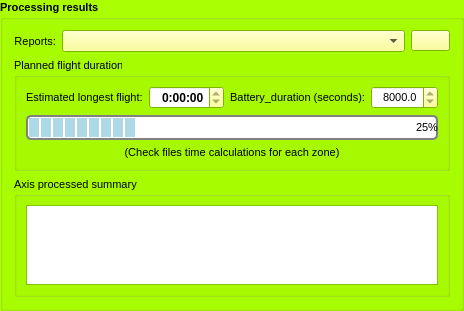
    <widget class="QgsCollapsibleGroupBox" name="mGroupBox_processingResults">
     <property name="palette">
      <palette>
       <active>
        <colorrole role="Button">
         <brush brushstyle="SolidPattern">
          <color alpha="255">
           <red>255</red>
           <green>255</green>
           <blue>127</blue>
          </color>
         </brush>
        </colorrole>
        <colorrole role="Midlight">
         <brush brushstyle="SolidPattern">
          <color alpha="255">
           <red>255</red>
           <green>255</green>
           <blue>0</blue>
          </color>
         </brush>
        </colorrole>
        <colorrole role="Base">
         <brush brushstyle="SolidPattern">
          <color alpha="255">
           <red>255</red>
           <green>255</green>
           <blue>255</blue>
          </color>
         </brush>
        </colorrole>
        <colorrole role="Window">
         <brush brushstyle="SolidPattern">
          <color alpha="255">
           <red>170</red>
           <green>255</green>
           <blue>0</blue>
          </color>
         </brush>
        </colorrole>
       </active>
       <inactive>
        <colorrole role="Button">
         <brush brushstyle="SolidPattern">
          <color alpha="255">
           <red>255</red>
           <green>255</green>
           <blue>127</blue>
          </color>
         </brush>
        </colorrole>
        <colorrole role="Midlight">
         <brush brushstyle="SolidPattern">
          <color alpha="255">
           <red>255</red>
           <green>255</green>
           <blue>0</blue>
          </color>
         </brush>
        </colorrole>
        <colorrole role="Base">
         <brush brushstyle="SolidPattern">
          <color alpha="255">
           <red>255</red>
           <green>255</green>
           <blue>255</blue>
          </color>
         </brush>
        </colorrole>
        <colorrole role="Window">
         <brush brushstyle="SolidPattern">
          <color alpha="255">
           <red>170</red>
           <green>255</green>
           <blue>0</blue>
          </color>
         </brush>
        </colorrole>
       </inactive>
       <disabled>
        <colorrole role="Button">
         <brush brushstyle="SolidPattern">
          <color alpha="255">
           <red>255</red>
           <green>255</green>
           <blue>127</blue>
          </color>
         </brush>
        </colorrole>
        <colorrole role="Midlight">
         <brush brushstyle="SolidPattern">
          <color alpha="255">
           <red>255</red>
           <green>255</green>
           <blue>0</blue>
          </color>
         </brush>
        </colorrole>
        <colorrole role="Base">
         <brush brushstyle="SolidPattern">
          <color alpha="255">
           <red>170</red>
           <green>255</green>
           <blue>0</blue>
          </color>
         </brush>
        </colorrole>
        <colorrole role="Window">
         <brush brushstyle="SolidPattern">
          <color alpha="255">
           <red>170</red>
           <green>255</green>
           <blue>0</blue>
          </color>
         </brush>
        </colorrole>
       </disabled>
      </palette>
     </property>
     <property name="font">
      <font>
       <pointsize>8</pointsize>
       <weight>75</weight>
       <bold>true</bold>
      </font>
     </property>
     <property name="title">
      <string>Processing results</string>
     </property>
     <property name="collapsed">
      <bool>false</bool>
     </property>
     <property name="saveCollapsedState">
      <bool>true</bool>
     </property>
     <layout class="QGridLayout" name="gridLayout_85">
      <item row="0" column="0">
       <layout class="QHBoxLayout" name="horizontalLayout_10" stretch="1,15,1">
        <item>
         <widget class="QLabel" name="label_10">
          <property name="font">
           <font>
            <pointsize>8</pointsize>
            <weight>50</weight>
            <bold>false</bold>
           </font>
          </property>
          <property name="text">
           <string>Reports:</string>
          </property>
          <property name="alignment">
           <set>Qt::AlignRight|Qt::AlignTrailing|Qt::AlignVCenter</set>
          </property>
         </widget>
        </item>
        <item>
         <widget class="QComboBox" name="comboBox_fileResults">
          <property name="font">
           <font>
            <pointsize>8</pointsize>
            <weight>50</weight>
            <bold>false</bold>
           </font>
          </property>
         </widget>
        </item>
        <item>
         <widget class="QPushButton" name="pushButton_processReport">
          <property name="text">
           <string/>
          </property>
          <property name="icon">
           <iconset resource="resources.qrc">
            <normaloff>:/plugins/pflip_uav_pafyc/icons/processing.png</normaloff>:/plugins/pflip_uav_pafyc/icons/processing.png</iconset>
          </property>
          <property name="iconSize">
           <size>
            <width>24</width>
            <height>24</height>
           </size>
          </property>
         </widget>
        </item>
       </layout>
      </item>
      <item row="1" column="0">
       <widget class="QGroupBox" name="groupBox_DuracionDelVuelo">
        <property name="enabled">
         <bool>true</bool>
        </property>
        <property name="font">
         <font>
          <pointsize>8</pointsize>
          <weight>50</weight>
          <bold>false</bold>
         </font>
        </property>
        <property name="title">
         <string>Planned flight duration</string>
        </property>
        <layout class="QGridLayout" name="gridLayout_23">
         <item row="0" column="0">
          <layout class="QHBoxLayout" name="horizontalLayout_15">
           <item>
            <layout class="QHBoxLayout" name="horizontalLayout_5">
             <item>
              <widget class="QLabel" name="label_43">
               <property name="font">
                <font>
                 <pointsize>8</pointsize>
                 <weight>50</weight>
                 <bold>false</bold>
                </font>
               </property>
               <property name="text">
                <string>Estimated longest flight:</string>
               </property>
              </widget>
             </item>
             <item>
              <widget class="QTimeEdit" name="timeEdit">
               <property name="font">
                <font>
                 <pointsize>9</pointsize>
                 <weight>75</weight>
                 <bold>true</bold>
                </font>
               </property>
               <property name="alignment">
                <set>Qt::AlignRight|Qt::AlignTrailing|Qt::AlignVCenter</set>
               </property>
               <property name="readOnly">
                <bool>true</bool>
               </property>
               <property name="buttonSymbols">
                <enum>QAbstractSpinBox::UpDownArrows</enum>
               </property>
               <property name="accelerated">
                <bool>false</bool>
               </property>
               <property name="currentSection">
                <enum>QDateTimeEdit::HourSection</enum>
               </property>
               <property name="displayFormat">
                <string>H:mm:ss</string>
               </property>
               <property name="calendarPopup">
                <bool>true</bool>
               </property>
               <property name="time">
                <time>
                 <hour>0</hour>
                 <minute>0</minute>
                 <second>0</second>
                </time>
               </property>
              </widget>
             </item>
            </layout>
           </item>
           <item>
            <layout class="QHBoxLayout" name="horizontalLayout_13">
             <item>
              <widget class="QLabel" name="label_18">
               <property name="font">
                <font>
                 <pointsize>8</pointsize>
                </font>
               </property>
               <property name="text">
                <string>Battery_duration (seconds):</string>
               </property>
               <property name="alignment">
                <set>Qt::AlignRight|Qt::AlignTrailing|Qt::AlignVCenter</set>
               </property>
              </widget>
             </item>
             <item>
              <widget class="QDoubleSpinBox" name="doubleSpinBox_batteryDuration">
               <property name="font">
                <font>
                 <pointsize>8</pointsize>
                </font>
               </property>
               <property name="alignment">
                <set>Qt::AlignRight|Qt::AlignTrailing|Qt::AlignVCenter</set>
               </property>
               <property name="readOnly">
                <bool>true</bool>
               </property>
               <property name="decimals">
                <number>1</number>
               </property>
               <property name="maximum">
                <double>20000.000000000000000</double>
               </property>
               <property name="value">
                <double>8000.000000000000000</double>
               </property>
              </widget>
             </item>
            </layout>
           </item>
          </layout>
         </item>
         <item row="1" column="0">
          <widget class="QProgressBar" name="progressBar_battVsDuration">
           <property name="font">
            <font>
             <pointsize>8</pointsize>
            </font>
           </property>
           <property name="styleSheet">
            <string notr="true">QProgressBar{
	border: 2px solid grey;
	border-radius: 5px;
	text-align: right
}
QProgressBar::chunk {
	background-color: lightblue;
	width: 10px;
	margin: 1px;
}
</string>
           </property>
           <property name="value">
            <number>25</number>
           </property>
           <property name="textVisible">
            <bool>true</bool>
           </property>
           <property name="invertedAppearance">
            <bool>false</bool>
           </property>
          </widget>
         </item>
         <item row="2" column="0">
          <widget class="QLabel" name="label_42">
           <property name="font">
            <font>
             <pointsize>8</pointsize>
            </font>
           </property>
           <property name="text">
            <string>(Check files time calculations for each zone)</string>
           </property>
           <property name="alignment">
            <set>Qt::AlignCenter</set>
           </property>
          </widget>
         </item>
        </layout>
       </widget>
      </item>
      <item row="2" column="0">
       <widget class="QgsCollapsibleGroupBox" name="mGroupBox_axisProccessedSummary">
        <property name="font">
         <font>
          <pointsize>8</pointsize>
          <weight>50</weight>
          <bold>false</bold>
         </font>
        </property>
        <property name="title">
         <string>Axis processed summary</string>
        </property>
        <layout class="QGridLayout" name="gridLayout_21">
         <item row="0" column="0">
          <widget class="QTableView" name="tableView_axisProcessedSummary">
           <property name="maximumSize">
            <size>
             <width>16777215</width>
             <height>80</height>
            </size>
           </property>
           <property name="alternatingRowColors">
            <bool>true</bool>
           </property>
          </widget>
         </item>
        </layout>
       </widget>
      </item>
     </layout>
    </widget>
